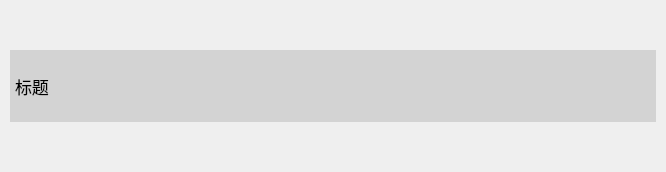
<?xml version="1.0" encoding="UTF-8"?>
<ui version="4.0">
 <class>MagicWindow</class>
 <widget class="QWidget" name="MagicWindow">
  <property name="geometry">
   <rect>
    <x>0</x>
    <y>0</y>
    <width>666</width>
    <height>172</height>
   </rect>
  </property>
  <property name="windowTitle">
   <string>Form</string>
  </property>
  <property name="styleSheet">
   <string notr="true">#titleBarWidget {
	background-color: lightgray;
	background-image: url(:/icon/title-bar.png);
	border-top-left-radius: 0px;
	border-top-right-radius: 0px;
	min-height: 72px;
	max-height: 72px;
}

#minButton, #maxButton, #restoreButton, #closeButton {
	min-width: 30px;
	max-width: 30px;
	min-height: 27px;
	max-height: 27px;
	border-width: 0px;
}

#closeButton {
	border-top-right-radius: 0px;
}

#minButton {
	border-image: url(:/img/toolbar-min.png) 0 0 0 0 repeat stretch;
}
#minButton:hover {
	border-image: url(:/img/toolbar-min-hover.png) 0 0 0 0 repeat stretch;
}
#minButton:pressed {
	border-image: url(:/img/toolbar-min-pressed.png) 0 0 0 0 repeat stretch;
}

#maxButton {
	border-image: url(:/img/toolbar-max.png) 0 0 0 0 repeat stretch;
}
#maxButton:hover {
	border-image: url(:/img/toolbar-max-hover.png) 0 0 0 0 repeat stretch;
}
#maxButton:pressed {
	border-image: url(:/img/toolbar-max-pressed.png) 0 0 0 0 repeat stretch;
}

#closeButton {
	border-image: url(:/img/toolbar-close.png) 0 0 0 0 repeat stretch;
}
#closeButton:hover {
	border-image: url(:/img/toolbar-close-hover.png) 0 0 0 0 repeat stretch;
}
#closeButton:pressed {
	border-image: url(:/img/toolbar-close-pressed.png) 0 0 0 0 repeat stretch;
}

#restoreButton {
	border-image: url(:/img/toolbar-restore.png) 0 0 0 0 repeat stretch;
}
#restoreButton:hover {
	border-image: url(:/img/toolbar-restore-hover.png) 0 0 0 0 repeat stretch;
}
#restoreButton:pressed {
	border-image: url(:/img/toolbar-restore-pressed.png) 0 0 0 0 repeat stretch;
}</string>
  </property>
  <layout class="QVBoxLayout" name="verticalLayout">
   <property name="leftMargin">
    <number>10</number>
   </property>
   <property name="topMargin">
    <number>10</number>
   </property>
   <property name="rightMargin">
    <number>10</number>
   </property>
   <property name="bottomMargin">
    <number>10</number>
   </property>
   <item>
    <widget class="QWidget" name="titleBarWidget" native="true">
     <property name="minimumSize">
      <size>
       <width>0</width>
       <height>72</height>
      </size>
     </property>
     <property name="maximumSize">
      <size>
       <width>16777215</width>
       <height>72</height>
      </size>
     </property>
     <layout class="QHBoxLayout" name="horizontalLayout">
      <property name="spacing">
       <number>0</number>
      </property>
      <property name="leftMargin">
       <number>5</number>
      </property>
      <property name="topMargin">
       <number>0</number>
      </property>
      <property name="rightMargin">
       <number>0</number>
      </property>
      <property name="bottomMargin">
       <number>0</number>
      </property>
      <item>
       <widget class="QLabel" name="titleLabel">
        <property name="font">
         <font>
          <pointsize>13</pointsize>
         </font>
        </property>
        <property name="text">
         <string>标题</string>
        </property>
       </widget>
      </item>
      <item>
       <spacer name="horizontalSpacer">
        <property name="orientation">
         <enum>Qt::Horizontal</enum>
        </property>
        <property name="sizeHint" stdset="0">
         <size>
          <width>382</width>
          <height>20</height>
         </size>
        </property>
       </spacer>
      </item>
      <item>
       <widget class="QPushButton" name="minButton">
        <property name="focusPolicy">
         <enum>Qt::NoFocus</enum>
        </property>
        <property name="text">
         <string/>
        </property>
        <property name="flat">
         <bool>true</bool>
        </property>
       </widget>
      </item>
      <item>
       <widget class="QPushButton" name="maxButton">
        <property name="focusPolicy">
         <enum>Qt::NoFocus</enum>
        </property>
        <property name="text">
         <string/>
        </property>
        <property name="flat">
         <bool>true</bool>
        </property>
       </widget>
      </item>
      <item>
       <widget class="QPushButton" name="restoreButton">
        <property name="focusPolicy">
         <enum>Qt::NoFocus</enum>
        </property>
        <property name="text">
         <string/>
        </property>
        <property name="flat">
         <bool>true</bool>
        </property>
       </widget>
      </item>
      <item>
       <widget class="QPushButton" name="closeButton">
        <property name="focusPolicy">
         <enum>Qt::NoFocus</enum>
        </property>
        <property name="text">
         <string/>
        </property>
        <property name="flat">
         <bool>true</bool>
        </property>
       </widget>
      </item>
     </layout>
    </widget>
   </item>
  </layout>
 </widget>
 <resources/>
 <connections/>
</ui>
